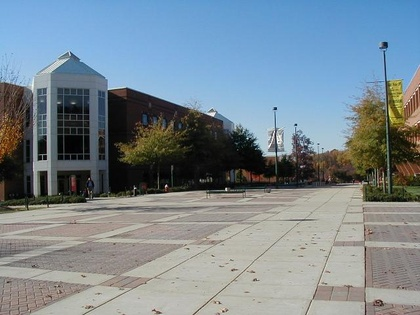
%> input picture HW2 - Image Mosaic/Submission/Materials/Square0.jpg, 420 x 315 px, shrunk from 640 x 480 before the run
$ octave main.m   (GNU Octave 9; MATLAB toolbox functions it lacks are replaced by stand-ins)
%> lines starting %> are read from the running program, lines starting %| are printed output that depends on the picture
### HW2 - Image Mosaic/Submission/computeH.m
%%%%%%%%%%%%%%%%%%%%%%%%%%%%%%%%%%%%%%%%%%%%%%
% Name: Dieu My Nguyen
% Semester: Spring 2019
% Course Number: CSCI 5722 - Distance
% Assignment: 2
% Instructor: Ioana Fleming
%%%%%%%%%%%%%%%%%%%%%%%%%%%%%%%%%%%%%%%%%%%%%%

function H = computeH(coordinates_matrix, num_points, num_trials)
    % Initialize some large distance
    min_distance = 1e10;

    % Loop through trials to select best H with lowest distance
    for i = 1:num_trials
        % Select 4 random points
        four_points = datasample(coordinates_matrix, 4, 'Replace', false);

        % Compute A
        A = [];
        for j = 1 : 4
            x1 = four_points(j,1);
            y1 = four_points(j,2);
            x2 = four_points(j,3);
            y2 = four_points(j,4);
            A_j = [x1, y1, 1, 0, 0, 0, -x1*x2, -y1*x2, -x2;
                   0, 0, 0, x1, y1, 1, -x1*y2, -y1*y2, -y2];
            A = cat(1, A, A_j);
        end

        % Compute H
        [~, ~, V] = svd(A);
        H_V = reshape(V(:,end), [3,3]).';
        H_V = H_V / H_V(3,3);

        % Compute Euclidian distance of this H_V
        distance = 0;
        for j = 1:num_points
            % Corresponding points
            p = [coordinates_matrix(j, 1:2), 1];
            corresponding_p = [coordinates_matrix(j, 3:4), 1].';
            % Projection of corresponding points
            projection_p = H_V * p.';
            % Divide by 3rd value to get new xy coords
            projection_p = projection_p / projection_p(3, 1);
            % Compute distance
            distance = distance + sum((projection_p-corresponding_p).^2).^0.5;
        end

        % Select H with smallest distance
        if distance < min_distance
            min_distance = distance;
            H = H_V;
        end
    end
end

### HW2 - Image Mosaic/Submission/warp1.m
%%%%%%%%%%%%%%%%%%%%%%%%%%%%%%%%%%%%%%%%%%%%%%
% Name: Dieu My Nguyen
% Semester: Spring 2019
% Course Number: CSCI 5722B
% Assignment: 2
% Instructor: Ioana Fleming
%%%%%%%%%%%%%%%%%%%%%%%%%%%%%%%%%%%%%%%%%%%%%%

function [warped_img, bb_xmin, bb_ymin] = warp1(img, H)
    % Warp an image into the plane of another image
    % with a recovered homography matrix, H.

    [m, n, ~] = size(img);

    % Make bounding box
    y = H * [[1;1;1], [1;m;1], [n;m;1], [n;1;1]];
    y(1,:) = y(1,:) ./ y(3,:);
    y(2,:) = y(2,:) ./ y(3,:);

    bb = [ceil(min(y(1,:)));
          ceil(max(y(1,:)));
          ceil(min(y(2,:)));
          ceil(max(y(2,:)));
          ];

    bb_xmin = bb(1);
    bb_xmax = bb(2);
    bb_ymin = bb(3);
    bb_ymax = bb(4);

    [U, V] = meshgrid(bb_xmin:bb_xmax, bb_ymin:bb_ymax);
    [nrows, ncols] = size(U);

    % Inverse of H for inverse mapping
    invH = inv(H);

    % Change xy coords to homogeneous and convert back
    u = U(:);
    v = V(:);
    x1 = invH(1,1)*u + invH(1,2)*v + invH(1,3);
    y1 = invH(2,1)*u + invH(2,2)*v + invH(2,3);
    w1 = 1 ./ (invH(3,1)*u + invH(3,2)*v + invH(3,3));
    U(:) = x1 .* w1;
    V(:) = y1 .* w1;

    warped_img(nrows, ncols, 3) = 1;
    img_double = im2double(img);

    % Create warped image, each channel separately for RGB
    warped_img(:,:,1) = interp2(img_double(:,:,1),U,V,'bilinear');
    warped_img(:,:,2) = interp2(img_double(:,:,2),U,V,'bilinear');
    warped_img(:,:,3) = interp2(img_double(:,:,3),U,V,'bilinear');
end

### HW2 - Image Mosaic/Submission/mosaic.m
%%%%%%%%%%%%%%%%%%%%%%%%%%%%%%%%%%%%%%%%%%%%%%
% Name: Dieu My Nguyen
% Semester: Spring 2019
% Course Number: CSCI 5722B
% Assignment: 2
% Instructor: Ioana Fleming
%%%%%%%%%%%%%%%%%%%%%%%%%%%%%%%%%%%%%%%%%%%%%%

function mosaic_img = mosaic(unwarped_img, warped_img, bb_xmin, bb_ymin, f1, f2)

    [m1, n1, ~] = size(unwarped_img);
    [m2, n2, ~] = size(warped_img);

    m = max(m1, m2+bb_xmin);
    if bb_xmin < 0
        m = m - bb_xmin;
    end

    n = max(n1, n2+bb_ymin);
    if bb_ymin < 0
        n = n - bb_ymin;
    end

    mosaic_img = double(zeros([m, n, 3]));
    warped = warped_img(1:m2, 1:n2, :);
    mosaic_img(1:m2, 1:n2, :) = warped;

    % Place unwarped img onto mosaic with appropriate offsets
    img_double = im2double(unwarped_img);
    unwarped = img_double(1:m1, 1:n1, :);

    if bb_xmin < 0 && bb_ymin < 0
        mosaic_img(1-bb_xmin+f1:m1-bb_xmin+f1, 1-bb_ymin-f2:n1-bb_ymin-f2, :) = unwarped;
    elseif bb_xmin < 0 && bb_ymin > 0
        mosaic_img(1-bb_xmin+f1:m1-bb_xmin+f1, 1+bb_ymin-f2:n1+bb_ymin-f2, :) = unwarped;
    elseif bb_xmin > 0 && bb_ymin < 0
        mosaic_img(1+bb_xmin+f1:m1+bb_xmin+f1, 1-bb_ymin-f2:n1-bb_ymin-f2, :) = unwarped;
    else
        mosaic_img(1+bb_xmin:m1+bb_xmin, 1+bb_ymin:n1+bb_ymin, :) = unwarped;
    end
end

### HW2 - Image Mosaic/Submission/warp2.m
%%%%%%%%%%%%%%%%%%%%%%%%%%%%%%%%%%%%%%%%%%%%
% Name: Dieu My Nguyen
% Semester: Spring 2019
% Course Number: CSCI 5722B
% Assignment: 2
% Instructor: Ioana Fleming
%%%%%%%%%%%%%%%%%%%%%%%%%%%%%%%%%%%%%%%%%%%%

function [outimg,up,left] = warp2(inimg, H)
    [m,n,k] = size(inimg);
    inv_H = inv(H);
    % find the boundary of the warp of the image
    up = Inf;
    down = -Inf;
    left = Inf;
    right = -Inf;
    for i = 1 : m
        for j = 1 : n
            tmp = H*[i,j,1].';
            tmp = tmp/tmp(3,1);
            if tmp(1) < up
                up = round(tmp(1));
            end
            if tmp(1) > down
                down = round(tmp(1));
            end
            if tmp(2) < left
                left = round(tmp(2));
            end
            if tmp(2) > right
                right = round(tmp(2));
            end
        end
    end

    outimg = uint8(zeros(down-up,right-left,3));
    [mm nn k] = size(outimg);
    for i = 1 : mm
        for j = 1 : nn
            x = i + up;
            y = j + left;
            sample_cor = inv_H * [x,y,1].';
            sample_cor = round(sample_cor / sample_cor(3,1));
            if sample_cor(1,1) > 0 && sample_cor(1,1) <= m && sample_cor(2,1) > 0 && sample_cor(2,1) <= n
                outimg(i,j,:) = inimg(sample_cor(1,1),sample_cor(2,1),:);
            end
        end
    end
end

### HW2 - Image Mosaic/Submission/mosaic2.m
%%%%%%%%%%%%%%%%%%%%%%%%%%%%%%%%%%%%%%%%%%%%
% Name: Dieu My Nguyen
% Semester: Spring 2019
% Course Number: CSCI 5722B
% Assignment: 2
% Instructor: Ioana Fleming
%%%%%%%%%%%%%%%%%%%%%%%%%%%%%%%%%%%%%%%%%%%%

function [outimg] = mosaic2(img1,img2,up,left)
    [m1,n1,k] = size(img1);
    [m2,n2,k] = size(img2);
    m = max(m1,m2+up);
    if up < 0
        m = m - up;
    end
    n = max(n1,n2+left);
    if left < 0
        n = n - left;
    end
    outimg = uint8(zeros([m,n,3]));
    % first, draw the unwarped image
    for i = 1 : m1
        for j = 1 : n1
            if up < 0
                x = i - up;
            else
                x = i;
            end
            if left < 0
                y = j - left;
            else
                y = j;
            end
            outimg(x,y,:) = img1(i,j,:);
        end
    end
    % then, draw the warped image including the overlapped part
    for i = 1 : m2
        for j = 1 : n2
            if up < 0
                x = i;
            else
                x = i + up;
            end
            if left < 0
                y = j;
            else
                y = j + left;
            end
            if sum(img2(i,j,:)) ~= 0
                outimg(x,y,:) = img2(i,j,:);
            end
        end
    end
end

### HW2 - Image Mosaic/Submission/main.m
%%%%%%%%%%%%%%%%%%%%%%%%%%%%%%%%%%%%%%%%%%%%%%
% Name: Dieu My Nguyen
% Semester: Spring 2019
% Course Number: CSCI 5722B
% Assignment: 2
% Instructor: Ioana Fleming
%%%%%%%%%%%%%%%%%%%%%%%%%%%%%%%%%%%%%%%%%%%%%%

rng(42);

clear all; close all; clc;

% Global variables
num_points = 10;
num_trials = 20;

% Images from different views
img1 = imread('Materials/Square0.jpg');
%> img1 is the input picture: size 315x420x3 uint8; mean R, G, B 121.4, 135.2, 144
img2 = imread('Materials/Square1.jpg');
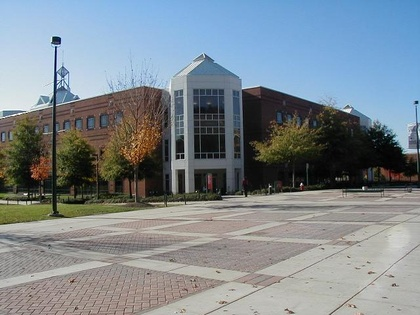
%> input picture HW2 - Image Mosaic/Submission/Materials/Square1.jpg, 420 x 315 px, shrunk from 640 x 480 before the run
%> img2 is the input picture: size 315x420x3 uint8; mean R, G, B 125, 135, 141.7

%------ Task 1. Getting correspondences
% Uncomment 2 lines below to select new points
% coordinates_matrix_1 = getPoint(img1, img2, num_points);
% save("coordinates_matrix_1.mat", "coordinates_matrix_1");

% Else use saved points
load('coordinates_matrix_1.mat');

%------ Task 2. Computing homography
H = computeH(coordinates_matrix_1, num_points, num_trials);

%------ Task 3. Warping between image planes
[warped_img, bb_xmin, bb_ymin] = warp1(img2, H);
%> in warp1, `warped_img(:,:,1) = interp2(img_double(:,:,1),U,V,'bilinear');`: warped_img: size 415x483x3 double; 4.22% of the values are NaN or infinite; the others: min 0, max 1, mean 0.147
%> in warp1, `warped_img(:,:,2) = interp2(img_double(:,:,2),U,V,'bilinear');`: warped_img: size 415x483x3 double; 8.45% of the values are NaN or infinite; the others: min 0, max 1, mean 0.323
%> in warp1, `warped_img(:,:,3) = interp2(img_double(:,:,3),U,V,'bilinear');`: warped_img: size 415x483x3 double; 12.67% of the values are NaN or infinite; the others: min 0, max 0.999, mean 0.528
%> bb_xmin = -32; bb_ymin = -300

%------ Task 4. Create the output mosaic
mosaic_img = mosaic(img1, warped_img, bb_xmin, bb_ymin, 0, 0);
%> in mosaic, `m = max(m1, m2+bb_xmin);`: m = 383
%> in mosaic, `m = m - bb_xmin;`: m = 415
%> in mosaic, `n = n - bb_ymin;`: n = 720
%> in mosaic, `mosaic_img = double(zeros([m, n, 3]));`: mosaic_img: size 415x720x3 double; every value is 0
%> in mosaic, `mosaic_img(1:m2, 1:n2, :) = warped;`: mosaic_img: size 415x720x3 double; 8.5% of the values are NaN or infinite; the others: min 0, max 0.999, mean 0.338
%> in mosaic, `mosaic_img(1-bb_xmin+f1:m1-bb_xmin+f1, 1-bb_ymin-f2:n1-bb_ymin-f2, :) ..`: mosaic_img: size 415x720x3 double; 7.35% of the values are NaN or infinite; the others: min 0, max 1, mean 0.486

%------ Task 5.1. Display original images and mosaic
figure;
subplot(2,2,1);
imagesc(img1);
title('Image 1');

subplot(2,2,2);
imagesc(img2);
title('Image 2');

subplot(2,2,[3,4]);
imagesc(mosaic_img);
title('Squared Mosaic');
imwrite(mosaic_img, 'Results/SquaredMosaic.jpg');

%%%%%%%%%%%%%%%%%%%%%%%%%%%%%%%%%%%%%%%%%%%%%%%%%%

%------ Task 5.2. Two more mosaics

%%%%% Image set 1: Bee %%%%%
img1_bee = imread('Materials/Bee1.jpg');
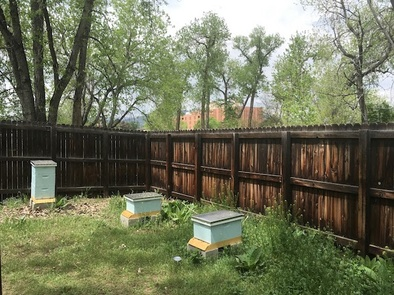
%> input picture HW2 - Image Mosaic/Submission/Materials/Bee1.JPG, 394 x 295 px, shrunk from 600 x 450 before the run
%> img1_bee is the input picture: size 295x394x3 uint8; mean R, G, B 110.8, 114.4, 88.6
img2_bee = imread('Materials/Bee2.jpg');
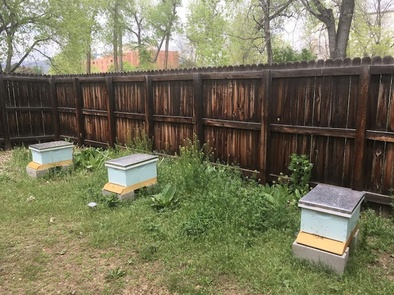
%> input picture HW2 - Image Mosaic/Submission/Materials/Bee2.JPG, 394 x 295 px, shrunk from 600 x 450 before the run
%> img2_bee is the input picture: size 295x394x3 uint8; mean R, G, B 119, 116.7, 90.3
% Uncomment 2 lines below to select new points
% coordinates_matrix_2 = getPoint(img1_bee, img2_bee, num_points);
% save("coordinates_matrix_2.mat", "coordinates_matrix_2");
load('coordinates_matrix_2.mat');
H_bee = computeH(coordinates_matrix_2, num_points, num_trials);
[warped_img_bee, bb_xmin_bee, bb_ymin_bee] = warp1(img1_bee, H_bee);
%> in warp1 (call 2), `warped_img(:,:,1) = interp2(img_double(:,:,1),U,V,'bilinear');`: warped_img: size 398x469x3 double; 4.51% of the values are NaN or infinite; the others: min 0, max 1, mean 0.135
%> in warp1 (call 2), `warped_img(:,:,2) = interp2(img_double(:,:,2),U,V,'bilinear');`: warped_img: size 398x469x3 double; 9.01% of the values are NaN or infinite; the others: min 0, max 1, mean 0.287
%> in warp1 (call 2), `warped_img(:,:,3) = interp2(img_double(:,:,3),U,V,'bilinear');`: warped_img: size 398x469x3 double; 13.52% of the values are NaN or infinite; the others: min 0.000782, max 1, mean 0.423
%> bb_xmin_bee = -117; bb_ymin_bee = -231
mosaic_img_bee = mosaic(img2_bee, warped_img_bee, bb_xmin_bee, bb_ymin_bee, 50, 25);
%> in mosaic (call 2), `mosaic_img = double(zeros([m, n, 3]));`: mosaic_img: size 412x625x3 double; every value is 0
%> in mosaic (call 2), `mosaic_img(1:m2, 1:n2, :) = warped;`: mosaic_img: size 412x625x3 double; 9.8% of the values are NaN or infinite; the others: min 0, max 1, mean 0.294
%> in mosaic (call 2), `mosaic_img(1-bb_xmin+f1:m1-bb_xmin+f1, 1-bb_ymin-f2:n1-bb_ymin-f2, :) ..`: mosaic_img: size 462x625x3 double; 6.05% of the values are NaN or infinite; the others: min 0, max 1, mean 0.376
figure;
subplot(2,2,1);
imagesc(img1_bee);
title('Image 1');
subplot(2,2,2);
imagesc(img2_bee);
title('Image 2');
subplot(2,2,[3,4]);
imagesc(mosaic_img_bee);
title('Bee Mosaic');
imwrite(mosaic_img_bee, 'Results/BeeMosaic.jpg');

%%%%% Image set 2: Hike %%%%%
img1_hike = imread('Materials/Hike1.jpg');
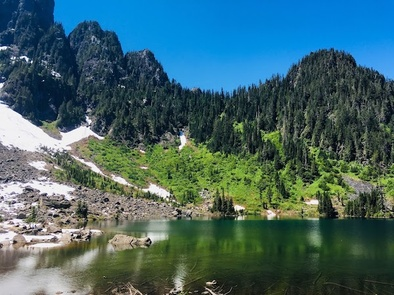
%> input picture HW2 - Image Mosaic/Submission/Materials/Hike1.JPG, 394 x 295 px, shrunk from 600 x 450 before the run
%> img1_hike is the input picture: size 295x394x3 uint8; mean R, G, B 66.5, 101.2, 105.2
img2_hike = imread('Materials/Hike2.jpg');
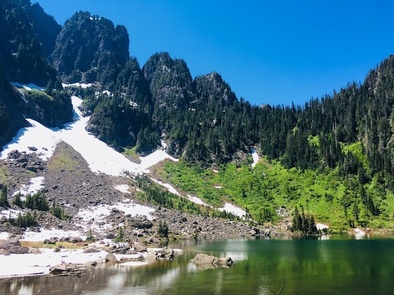
%> input picture HW2 - Image Mosaic/Submission/Materials/Hike2.JPG, 394 x 295 px, shrunk from 600 x 450 before the run
%> img2_hike is the input picture: size 295x394x3 uint8; mean R, G, B 74.7, 111.5, 122.2
% Uncomment 2 lines below to select new points
% coordinates_matrix_3 = getPoint(img1_hike, img2_hike, num_points);
% save("coordinates_matrix_3.mat", "coordinates_matrix_3");
load('coordinates_matrix_3.mat');
H_hike = computeH(coordinates_matrix_3, num_points, num_trials);
% Using warp2() and mosaic2() functions which are not optimized
% but work better for these images than warp1() and mosaic()
[warped_img_hike, up, left] = warp2(img1_hike, H_hike);
%> up = 17; left = 133
[mosaic_img_hike] = mosaic2(img2_hike, warped_img_hike, up, left);
%> in mosaic2, `m = max(m1,m2+up);`: m = 331
%> in mosaic2, `n = max(n1,n2+left);`: n = 519
%> in mosaic2, `outimg = uint8(zeros([m,n,3]));`: outimg: size 331x519x3 uint8; every value is 0
%> after the loop in mosaic2, `for i = 1 : m1`:
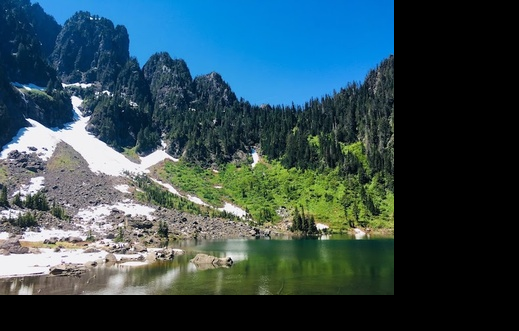
%> outimg: size 331x519x3 uint8; mean R, G, B 50.5, 75.5, 82.7
%> after the loop in mosaic2, `for i = 1 : m1`: x = 295; y = 394
%> after the loop in mosaic2, `for i = 1 : m2`:
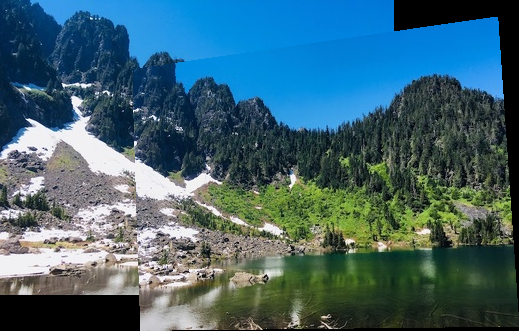
%> outimg: size 331x519x3 uint8; mean R, G, B 64.4, 99.9, 111.9
%> after the loop in mosaic2, `for i = 1 : m2`: x = 331; y = 519
figure;
subplot(2,2,1);
imagesc(img1_hike);
title('Image 1');
subplot(2,2,2);
imagesc(img2_hike);
title('Image 2');
subplot(2,2,[3,4]);
imagesc(mosaic_img_hike);
title('Hike Mosaic');
imwrite(mosaic_img_hike, 'Results/HikeMosaic.jpg');

%------ Task 5.3. Warp an image into a frame of the other
% Photo credits: Bartush, Photography Pro
num_points = 4;
%> (the run ends here)
